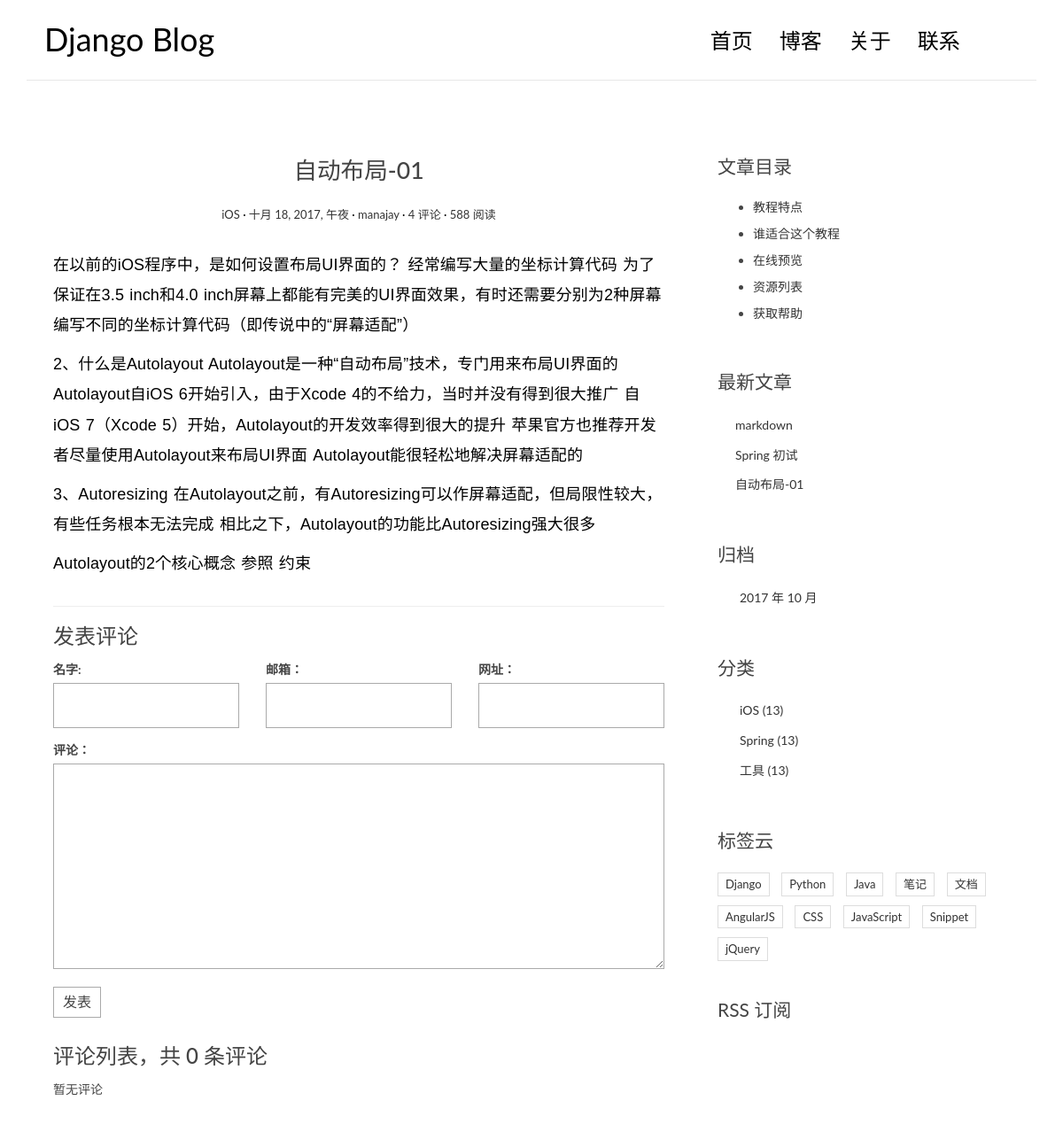
/post/1/, run on an earlier commit of the app's database.
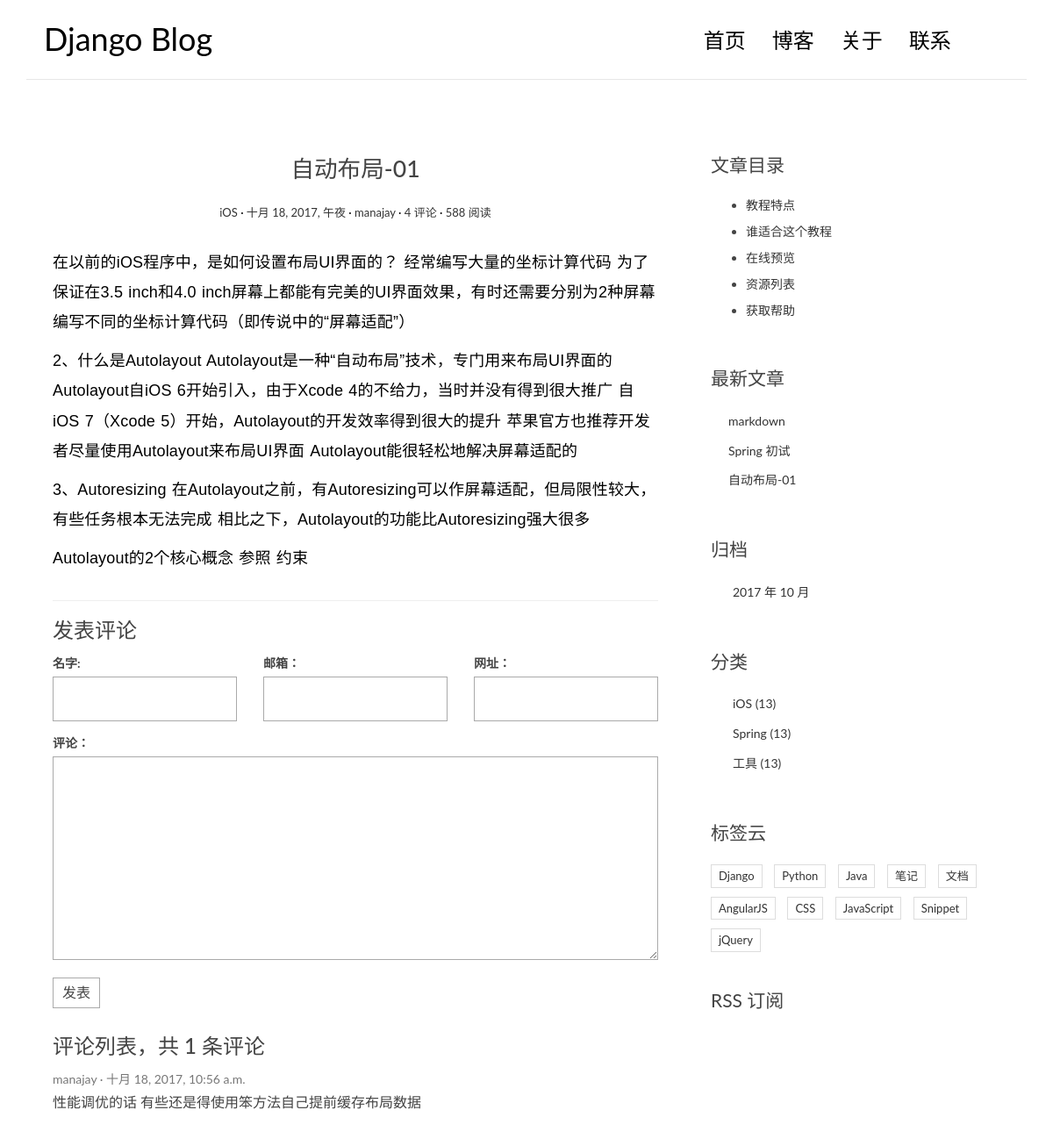
And on a later commit of the database.
### lynjay/models.py (models this page shows, shortened)
class Post(models.Model):
    class Meta:
        ordering = ['-created_time','title']
    """
    文章的数据存储
    """
    title = models.CharField(max_length=70)
    body = models.TextField()
    created_time = models.DateTimeField()
    modified_time = models.DateTimeField()
    excerpt = models.CharField(max_length=200, blank=True)
    category = models.ForeignKey(Category)
    tags = models.ManyToManyField(Tag,blank=True)
    author = models.ForeignKey(User)
    def get_absolute_url(self):
        return reverse("lynjay:detail",kwargs={'pk': self.pk})

class Category(models.Model):
    name = models.CharField(max_length=100)

### comments/models.py (models this page shows, shortened)
class Comment(models.Model):
    name = models.CharField(max_length=100)
    email = models.EmailField(max_length=255)
    url = models.URLField(blank=True)
    text = models.TextField()
    created_time = models.DateTimeField(auto_now_add=True)
    post = models.ForeignKey('lynjay.Post')

### lynjay/views.py (the view)
# urls.py: url(r'^post/(?P<pk>[0-9]+)/$',views.detail,name='detail'),
def detail(request,pk):
    post = get_object_or_404(Post, pk=pk)
    post.body = markdown.markdown(post.body,
                                  extensions=[
                                      'markdown.extensions.extra',
                                      'markdown.extensions.codehilite',
                                      'markdown.extensions.toc',
                                  ])
    form = CommentForm()
    comment_list = post.comment_set.all()
    context = {
        'post': post,
        'form': form,
        'comment_list': comment_list
    }
    return render(request,'blog/detail.html',
                  context=context)

### comments/forms.py
class CommentForm(forms.ModelForm):
    class Meta:
        model = Comment
        fields = ['name','email','url','text']

### lynjay/templatetags/blog_tags.py (called while the page is built)
@register.simple_tag
def get_recent_posts(num=5):
    return Post.objects.all().order_by("-created_time")[:num]

@register.simple_tag
def archives():
    return Post.objects.dates("created_time","month",order="DESC")

@register.simple_tag
def get_categories():
    return Category.objects.all()

### templates/blog/detail.html (shortened to what this page needs)
{% extends 'base.html' %}
{% block main %}
    <article class="post post-{{ post.pk }}">
        <header class="entry-header">
            <h1 class="entry-title">{{ post.title }}</h1>
            <div class="entry-meta">
                <span class="post-category"><a href="#">{{ post.category.name }}</a></span>
                <span class="post-date"><a href="#"><time class="entry-date"
                                                          datetime="{{ post.created_time }}">{{ post.created_time }}</time></a></span>
                <span class="post-author"><a href="#">{{ post.author }}</a></span>
                <span class="comments-link"><a href="#">4 评论</a></span>
                <span class="views-count"><a href="#">588 阅读</a></span>
            </div>
        </header>
        <div class="entry-content clearfix">
            {{ post.body|safe  }}
        </div>
    </article>
    <section class="comment-area" id="comment-area">
        <hr>
        <h3>发表评论</h3>
        <form action="{% url 'comments:post_comment' post.pk %}" method="post" class="comment-form">
            <div class="row">
                <div class="col-md-4">
                    <label for="{{ form.name.id_for_label }}">名字: </label>
                    {{ form.name }}
                </div>
                <div class="col-md-4">
                    <label for="{{ form.email.id_for_label }}">邮箱：</label>
                    {{ form.email }}
                </div>
                <div class="col-md-4">
                    <label for="{{ form.url.id_for_label }}">网址：</label>
                    {{ form.url }}
                </div>
                <div class="col-md-12">
                    <label for="{{ form.text.id_for_label }}">评论：</label>
                    {{ form.text }}
                    <button type="submit" class="comment-btn">发表</button>
                </div>
            </div>
        </form>
        <div class="comment-list-panel">
            <h3>评论列表，共 <span>{{ comment_list.count }}</span> 条评论</h3>
            <ul class="comment-list list-unstyled">
                {% for comment in comment_list %}
                <li class="comment-item">
                    <span class="nickname">{{ comment.name }}</span>
                    <time class="submit-date" >{{ comment.created_time }}</time>
                    <div class="text">
                        {{ comment.text }}
                    </div>
                </li>
                {% empty %}
                    暂无评论
                {% endfor %}
            </ul>
        </div>
    </section>
{% endblock main %}
{% block toc %}
    <div class="widget widget-content">
        <h3 class="widget-title">文章目录</h3>
        <ul>
            <li>
                <a href="#">教程特点</a>
            </li>
            <li>
                <a href="#">谁适合这个教程</a>
            </li>
            <li>
                <a href="#">在线预览</a>
            </li>
            <li>
                <a href="#">资源列表</a>
            </li>
            <li>
                <a href="#">获取帮助</a>
            </li>
        </ul>
    </div>
{% endblock toc %}

### templates/base.html (shortened to what this page needs)
{% extends 'baseHeader.html' %}
{% load blog_tags %}
{% block aside %}
                <aside class="col-md-4">
                {% block toc %}
                {% endblock toc %}
                <div class="widget widget-recent-posts">
                    <h3 class="widget-title">最新文章</h3>
                    {% get_recent_posts as recent_post_list %}
                    <ul>
                        {% for post in recent_post_list %}
                            <li>
                                <a href="{{ post.get_absolute_url }}">{{ post.title }}</a>
                            </li>
                        {% empty %}
                            暂无文章！
                        {% endfor %}
                    </ul>
                </div>
                <div class="widget widget-archives">
                    <h3 class="widget-title">归档</h3>
                    {% archives as date_list %}
                    <ul>
                        {% for date in date_list %}
                            <li>
                                <a href="{% url 'lynjay:archives' date.year date.month %}">{{ date.year }} 年 {{ date.month }} 月</a>
                            </li>
                        {% empty %}
                            暂无归档！
                        {% endfor %}
                    </ul>
                </div>
                <div class="widget widget-category">
                    <h3 class="widget-title">分类</h3>
                    {% get_categories as category_list %}
                    <ul>
                        {% for category in category_list %}
                            <li>
                                <a href="{% url 'lynjay:category' category.pk %}">{{ category.name }} <span class="post-count">(13)</span></a>
                            </li>
                        {% empty %}
                            暂无分类！
                        {% endfor %}
                    </ul>
                </div>
                <div class="widget widget-tag-cloud">
                    <h3 class="widget-title">标签云</h3>
                    <ul>
                        <li>
                            <a href="#">Django</a>
                        </li>
                        <li>
                            <a href="#">Python</a>
                        </li>
                        <li>
                            <a href="#">Java</a>
                        </li>
                        <li>
                            <a href="#">笔记</a>
                        </li>
                        <li>
                            <a href="#">文档</a>
                        </li>
                        <li>
                            <a href="#">AngularJS</a>
                        </li>
                        <li>
                            <a href="#">CSS</a>
                        </li>
                        <li>
                            <a href="#">JavaScript</a>
                        </li>
                        <li>
                            <a href="#">Snippet</a>
                        </li>
                        <li>
                            <a href="#">jQuery</a>
                        </li>
                    </ul>
                </div>
                <div class="rss">
                    <a href=""> RSS 订阅</a>
                </div>
            </aside>
{% endblock aside %}

### templates/baseHeader.html (shortened to what this page needs)
{% load staticfiles %}
<!DOCTYPE html>
<html lang="en">
<head>
    <link rel="stylesheet" href="http://code.ionicframework.com/ionicons/2.0.1/css/ionicons.min.css">
    <link rel="stylesheet" href="{% static 'blog/css/bootstrap.min.css' %}">
    <link rel="stylesheet" href="{% static 'blog/css/pace.css' %}">
    <link rel="stylesheet" href="{% static 'blog/css/custom.css' %}">
    <link rel="stylesheet" href="{% static 'blog/css/highlights/github.css' %}">
</head>
<body>
<div class="container">
    <header id="site-header">
        <div class="row">
            <div class="col-md-4 col-sm-5 col-xs-8">
                <div class="logo">
                    <h1><a href="{% url 'lynjay:index' %}"><b>Django Blog</a></h1>
                </div>
            </div>
            <div class="col-md-8 col-sm-7 col-xs-4">
                <nav class="main-nav" role="navigation">
                    <div class="collapse navbar-collapse" id="bs-example-navbar-collapse-1">
                        <ul class="nav navbar-nav navbar-right">
                            <li class="cl-effect-11"><a href="{% url 'lynjay:index' %}" data-hover="首页">首页</a></li>
                            <li class="cl-effect-11"><a href="{% url 'lynjay:index' %}" data-hover="博客">博客</a></li>
                            <li class="cl-effect-11"><a href="{% url 'lynjay:about' %}" data-hover="关于">关于</a></li>
                            <li class="cl-effect-11"><a href="{% url 'lynjay:contact' %}" data-hover="联系">联系</a></li>
                        </ul>
                    </div>
                </nav>
            </div>
        </div>
    </header>
</div>
<div class="content-body">
  <div class="container">
        <div class="row">
            <main class="col-md-8">
                {% block main %}
                {% endblock main %}
            </main>
                {% block aside %}
                {% endblock aside %}
        </div>
    </div>
</div>
</body>
</html>

### lynjay/static/blog/css/custom.css (style rules this page uses)
* { outline: none; }
h1, h2, h3, h4, h5, h6 { margin-top: 0; }
b { font-weight: 400; }
a { color: #333; }
body { color: #444; font-family: 'Lato', sans-serif; }
p { font-family: 'Ubuntu', sans-serif; font-weight: 400; word-spacing: 1px; letter-spacing: 0.01em; }
#site-header { background-color: #FFF; padding: 25px 20px; margin-bottom: 40px; border-bottom: 1px solid #e7e7e7; }
.logo h1 a { color: #000; }
.logo h1 { margin: 0; font-family: 'Lato', sans-serif; font-weight: 300; }
.main-nav { margin-top: 11px; max-width: 95%; }
.main-nav a { color: #000000 !important; padding: 0 0 5px 0 !important; margin-right: 30px; font-family: 'Lato', sans-serif; font-weight: 300; font-size: 24px; }
.cl-effect-11 a { padding: 10px 0; color: #0972b4; text-shadow: none; }
.cl-effect-11 a::before { position: absolute; top: 0; left: 0; overflow: hidden; padding: 0 0 5px 0 !important; max-width: 0; border-bottom: 1px solid #000; color: #000; content: attr(data-hover); white-space: nowrap; -webkit-transition: max-width 0.5s; -moz-transition: max-width 0.5s; transition: max-width 0.5s; }
.content-body { padding-bottom: 4em; }
.post { background: #fff; padding: 30px 30px 0; }
.entry-title { text-align: center; font-size: 1.9em; margin-bottom: 20px; line-height: 1.6; padding: 10px 20px 0; }
.entry-meta { text-align: center; color: #DDDDDD; font-size: 13px; margin-bottom: 30px; }
.entry-content { font-size: 18px; line-height: 1.9; font-weight: 300; color: #000; }
.post-category::after, .post-date::after, .post-author::after, .comments-link::after { content: ' ·'; color: #000; }
.widget { background: #fff; padding: 30px 0 0; }
.widget-title { font-size: 1.5em; margin-bottom: 20px; line-height: 1.6; padding: 10px 0 0; font-weight: 400; }
.widget-recent-posts ul { padding: 0; margin: 0; padding-left: 20px; }
.widget-recent-posts ul li { list-style-type: none; position: relative; line-height: 170%; margin-bottom: 10px; }
.widget-recent-posts ul li::before { content: '\f3d3'; font-family: "Ionicons"; position: absolute; left: -17px; top: 3px; font-size: 16px; color: #000; }
.widget-archives ul { padding: 0; margin: 0; padding-left: 25px; }
.widget-archives ul li { list-style-type: none; position: relative; line-height: 170%; margin-bottom: 10px; }
.widget-archives ul li::before { content: '\f3f3'; font-family: "Ionicons"; position: absolute; left: -25px; top: 1px; font-size: 16px; color: #000; }
.widget-category ul { padding: 0; margin: 0; padding-left: 25px; }
.widget-category ul li { list-style-type: none; position: relative; line-height: 170%; margin-bottom: 10px; }
.widget-category ul li::before { content: '\f3fe'; font-family: "Ionicons"; position: absolute; left: -25px; top: 1px; font-size: 18px; color: #000; }
.widget-tag-cloud ul { padding: 0; margin: 0; margin-right: -10px; }
.widget-tag-cloud ul li { list-style-type: none; font-size: 13px; display: inline-block; margin-right: 10px; margin-bottom: 10px; padding: 3px 8px; border: 1px solid #ddd; }
.widget-content ul li { margin-bottom: 10px; }
.rss { font-size: 21px; margin-top: 30px; }
.rss a { color: #444; }
.contact-form input, .comment-form input { border: 1px solid #aaa; margin-bottom: 15px; width: 100%; padding: 15px 15px; font-size: 16px; line-height: 100%; transition: 0.4s border-color linear; }
.contact-form textarea, .comment-form textarea { border: 1px solid #aaa; margin-bottom: 15px; width: 100%; padding: 15px 15px; font-size: 16px; line-height: 20px !important; min-height: 183px; transition: 0.4s border-color linear; }
.comment-area { padding: 0 30px 0; }
.comment-form { margin-top: 15px; }
.comment-form .comment-btn { background-color: #fff; border: 1px solid #aaa; font-size: 16px; padding: 5px 10px; }
.comment-list-panel { margin-top: 30px; }
.comment-list { margin-top: 15px; }
.comment-item .nickname, .comment-item .submit-date { color: #777; font-size: 14px; }
.comment-item .nickname:after { content: ' ·'; }
.comment-item .text { padding-top: 5px; font-size: 16px; }

What changed in the data, as far as the page shows it:
computed for Post "自动布局-01": count "0" → "1"
added Comment: name "manajay", created_time "十月 18, 2017, 10:56 a.m.", text "性能调优的话 有些还是得使用笨方法自己提前缓存布局数据"
Also different on the page:
text no longer shown: "暂无评论"
